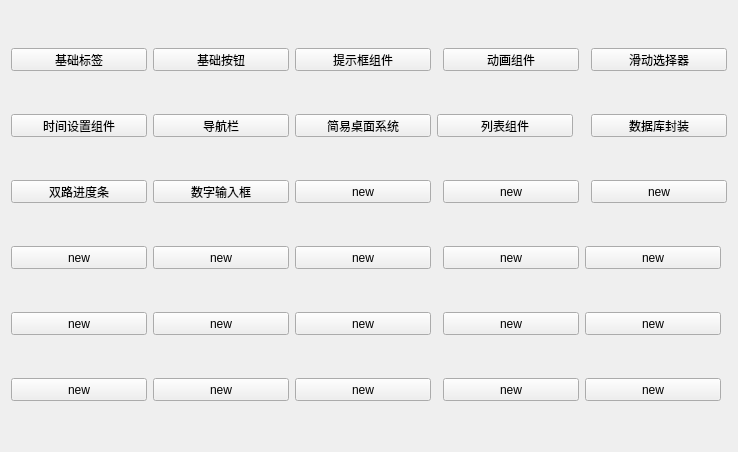
<?xml version="1.0" encoding="UTF-8"?>
<ui version="4.0">
 <class>MainWindow</class>
 <widget class="QWidget" name="MainWindow">
  <property name="geometry">
   <rect>
    <x>0</x>
    <y>0</y>
    <width>722</width>
    <height>452</height>
   </rect>
  </property>
  <property name="windowTitle">
   <string>Form</string>
  </property>
  <layout class="QGridLayout" name="gridLayout">
   <item row="0" column="0">
    <widget class="QPushButton" name="labTest">
     <property name="minimumSize">
      <size>
       <width>136</width>
       <height>23</height>
      </size>
     </property>
     <property name="maximumSize">
      <size>
       <width>136</width>
       <height>23</height>
      </size>
     </property>
     <property name="text">
      <string>基础标签</string>
     </property>
    </widget>
   </item>
   <item row="0" column="1">
    <widget class="QPushButton" name="btnTest">
     <property name="minimumSize">
      <size>
       <width>136</width>
       <height>23</height>
      </size>
     </property>
     <property name="maximumSize">
      <size>
       <width>136</width>
       <height>23</height>
      </size>
     </property>
     <property name="text">
      <string>基础按钮</string>
     </property>
    </widget>
   </item>
   <item row="0" column="2" colspan="2">
    <widget class="QPushButton" name="dialogTest">
     <property name="minimumSize">
      <size>
       <width>136</width>
       <height>23</height>
      </size>
     </property>
     <property name="maximumSize">
      <size>
       <width>136</width>
       <height>23</height>
      </size>
     </property>
     <property name="text">
      <string>提示框组件</string>
     </property>
    </widget>
   </item>
   <item row="0" column="4" colspan="2">
    <widget class="QPushButton" name="animationTest">
     <property name="minimumSize">
      <size>
       <width>136</width>
       <height>23</height>
      </size>
     </property>
     <property name="maximumSize">
      <size>
       <width>136</width>
       <height>23</height>
      </size>
     </property>
     <property name="text">
      <string>动画组件</string>
     </property>
    </widget>
   </item>
   <item row="0" column="6">
    <widget class="QPushButton" name="wheelTest">
     <property name="minimumSize">
      <size>
       <width>136</width>
       <height>23</height>
      </size>
     </property>
     <property name="maximumSize">
      <size>
       <width>136</width>
       <height>23</height>
      </size>
     </property>
     <property name="text">
      <string>滑动选择器</string>
     </property>
    </widget>
   </item>
   <item row="1" column="0">
    <widget class="QPushButton" name="timeSetTest">
     <property name="minimumSize">
      <size>
       <width>136</width>
       <height>23</height>
      </size>
     </property>
     <property name="maximumSize">
      <size>
       <width>136</width>
       <height>23</height>
      </size>
     </property>
     <property name="text">
      <string>时间设置组件</string>
     </property>
    </widget>
   </item>
   <item row="1" column="1">
    <widget class="QPushButton" name="navBarTest">
     <property name="minimumSize">
      <size>
       <width>136</width>
       <height>23</height>
      </size>
     </property>
     <property name="maximumSize">
      <size>
       <width>136</width>
       <height>23</height>
      </size>
     </property>
     <property name="text">
      <string>导航栏</string>
     </property>
    </widget>
   </item>
   <item row="1" column="2">
    <widget class="QPushButton" name="deskTopTest">
     <property name="minimumSize">
      <size>
       <width>136</width>
       <height>23</height>
      </size>
     </property>
     <property name="maximumSize">
      <size>
       <width>136</width>
       <height>23</height>
      </size>
     </property>
     <property name="text">
      <string>简易桌面系统</string>
     </property>
    </widget>
   </item>
   <item row="1" column="3" colspan="2">
    <widget class="QPushButton" name="listTest">
     <property name="minimumSize">
      <size>
       <width>136</width>
       <height>23</height>
      </size>
     </property>
     <property name="maximumSize">
      <size>
       <width>136</width>
       <height>23</height>
      </size>
     </property>
     <property name="text">
      <string>列表组件</string>
     </property>
    </widget>
   </item>
   <item row="1" column="6">
    <widget class="QPushButton" name="databaseTest">
     <property name="minimumSize">
      <size>
       <width>136</width>
       <height>23</height>
      </size>
     </property>
     <property name="maximumSize">
      <size>
       <width>136</width>
       <height>23</height>
      </size>
     </property>
     <property name="text">
      <string>数据库封装</string>
     </property>
    </widget>
   </item>
   <item row="2" column="0">
    <widget class="QPushButton" name="progressBar2Test">
     <property name="minimumSize">
      <size>
       <width>136</width>
       <height>23</height>
      </size>
     </property>
     <property name="maximumSize">
      <size>
       <width>136</width>
       <height>23</height>
      </size>
     </property>
     <property name="text">
      <string>双路进度条</string>
     </property>
    </widget>
   </item>
   <item row="2" column="1">
    <widget class="QPushButton" name="digitalInputTest">
     <property name="minimumSize">
      <size>
       <width>136</width>
       <height>23</height>
      </size>
     </property>
     <property name="maximumSize">
      <size>
       <width>136</width>
       <height>23</height>
      </size>
     </property>
     <property name="text">
      <string>数字输入框</string>
     </property>
    </widget>
   </item>
   <item row="2" column="2">
    <widget class="QPushButton" name="btn_6">
     <property name="minimumSize">
      <size>
       <width>136</width>
       <height>23</height>
      </size>
     </property>
     <property name="maximumSize">
      <size>
       <width>136</width>
       <height>23</height>
      </size>
     </property>
     <property name="text">
      <string>new</string>
     </property>
    </widget>
   </item>
   <item row="2" column="4" colspan="2">
    <widget class="QPushButton" name="btn_5">
     <property name="minimumSize">
      <size>
       <width>136</width>
       <height>23</height>
      </size>
     </property>
     <property name="maximumSize">
      <size>
       <width>136</width>
       <height>23</height>
      </size>
     </property>
     <property name="text">
      <string>new</string>
     </property>
    </widget>
   </item>
   <item row="2" column="6">
    <widget class="QPushButton" name="btn_23">
     <property name="minimumSize">
      <size>
       <width>136</width>
       <height>23</height>
      </size>
     </property>
     <property name="maximumSize">
      <size>
       <width>136</width>
       <height>23</height>
      </size>
     </property>
     <property name="text">
      <string>new</string>
     </property>
    </widget>
   </item>
   <item row="3" column="0">
    <widget class="QPushButton" name="btn_9">
     <property name="minimumSize">
      <size>
       <width>136</width>
       <height>23</height>
      </size>
     </property>
     <property name="maximumSize">
      <size>
       <width>136</width>
       <height>23</height>
      </size>
     </property>
     <property name="text">
      <string>new</string>
     </property>
    </widget>
   </item>
   <item row="3" column="1">
    <widget class="QPushButton" name="btn_8">
     <property name="minimumSize">
      <size>
       <width>136</width>
       <height>23</height>
      </size>
     </property>
     <property name="maximumSize">
      <size>
       <width>136</width>
       <height>23</height>
      </size>
     </property>
     <property name="text">
      <string>new</string>
     </property>
    </widget>
   </item>
   <item row="3" column="2">
    <widget class="QPushButton" name="btn_10">
     <property name="minimumSize">
      <size>
       <width>136</width>
       <height>23</height>
      </size>
     </property>
     <property name="maximumSize">
      <size>
       <width>136</width>
       <height>23</height>
      </size>
     </property>
     <property name="text">
      <string>new</string>
     </property>
    </widget>
   </item>
   <item row="3" column="4">
    <widget class="QPushButton" name="btn_11">
     <property name="minimumSize">
      <size>
       <width>136</width>
       <height>23</height>
      </size>
     </property>
     <property name="maximumSize">
      <size>
       <width>136</width>
       <height>23</height>
      </size>
     </property>
     <property name="text">
      <string>new</string>
     </property>
    </widget>
   </item>
   <item row="3" column="5" colspan="2">
    <widget class="QPushButton" name="btn_24">
     <property name="minimumSize">
      <size>
       <width>136</width>
       <height>23</height>
      </size>
     </property>
     <property name="maximumSize">
      <size>
       <width>136</width>
       <height>23</height>
      </size>
     </property>
     <property name="text">
      <string>new</string>
     </property>
    </widget>
   </item>
   <item row="4" column="0">
    <widget class="QPushButton" name="btn_15">
     <property name="minimumSize">
      <size>
       <width>136</width>
       <height>23</height>
      </size>
     </property>
     <property name="maximumSize">
      <size>
       <width>136</width>
       <height>23</height>
      </size>
     </property>
     <property name="text">
      <string>new</string>
     </property>
    </widget>
   </item>
   <item row="4" column="1">
    <widget class="QPushButton" name="btn_13">
     <property name="minimumSize">
      <size>
       <width>136</width>
       <height>23</height>
      </size>
     </property>
     <property name="maximumSize">
      <size>
       <width>136</width>
       <height>23</height>
      </size>
     </property>
     <property name="text">
      <string>new</string>
     </property>
    </widget>
   </item>
   <item row="4" column="2">
    <widget class="QPushButton" name="btn_12">
     <property name="minimumSize">
      <size>
       <width>136</width>
       <height>23</height>
      </size>
     </property>
     <property name="maximumSize">
      <size>
       <width>136</width>
       <height>23</height>
      </size>
     </property>
     <property name="text">
      <string>new</string>
     </property>
    </widget>
   </item>
   <item row="4" column="4">
    <widget class="QPushButton" name="btn_14">
     <property name="minimumSize">
      <size>
       <width>136</width>
       <height>23</height>
      </size>
     </property>
     <property name="maximumSize">
      <size>
       <width>136</width>
       <height>23</height>
      </size>
     </property>
     <property name="text">
      <string>new</string>
     </property>
    </widget>
   </item>
   <item row="4" column="5" colspan="2">
    <widget class="QPushButton" name="d">
     <property name="minimumSize">
      <size>
       <width>136</width>
       <height>23</height>
      </size>
     </property>
     <property name="maximumSize">
      <size>
       <width>136</width>
       <height>23</height>
      </size>
     </property>
     <property name="text">
      <string>new</string>
     </property>
    </widget>
   </item>
   <item row="5" column="0">
    <widget class="QPushButton" name="btn_19">
     <property name="minimumSize">
      <size>
       <width>136</width>
       <height>23</height>
      </size>
     </property>
     <property name="maximumSize">
      <size>
       <width>136</width>
       <height>23</height>
      </size>
     </property>
     <property name="text">
      <string>new</string>
     </property>
    </widget>
   </item>
   <item row="5" column="1">
    <widget class="QPushButton" name="btn_17">
     <property name="minimumSize">
      <size>
       <width>136</width>
       <height>23</height>
      </size>
     </property>
     <property name="maximumSize">
      <size>
       <width>136</width>
       <height>23</height>
      </size>
     </property>
     <property name="text">
      <string>new</string>
     </property>
    </widget>
   </item>
   <item row="5" column="2" colspan="2">
    <widget class="QPushButton" name="btn_16">
     <property name="minimumSize">
      <size>
       <width>136</width>
       <height>23</height>
      </size>
     </property>
     <property name="maximumSize">
      <size>
       <width>136</width>
       <height>23</height>
      </size>
     </property>
     <property name="text">
      <string>new</string>
     </property>
    </widget>
   </item>
   <item row="5" column="4">
    <widget class="QPushButton" name="btn_18">
     <property name="minimumSize">
      <size>
       <width>136</width>
       <height>23</height>
      </size>
     </property>
     <property name="maximumSize">
      <size>
       <width>136</width>
       <height>23</height>
      </size>
     </property>
     <property name="text">
      <string>new</string>
     </property>
    </widget>
   </item>
   <item row="5" column="5" colspan="2">
    <widget class="QPushButton" name="btn_22">
     <property name="minimumSize">
      <size>
       <width>136</width>
       <height>23</height>
      </size>
     </property>
     <property name="maximumSize">
      <size>
       <width>136</width>
       <height>23</height>
      </size>
     </property>
     <property name="text">
      <string>new</string>
     </property>
    </widget>
   </item>
  </layout>
 </widget>
 <resources/>
 <connections/>
</ui>
